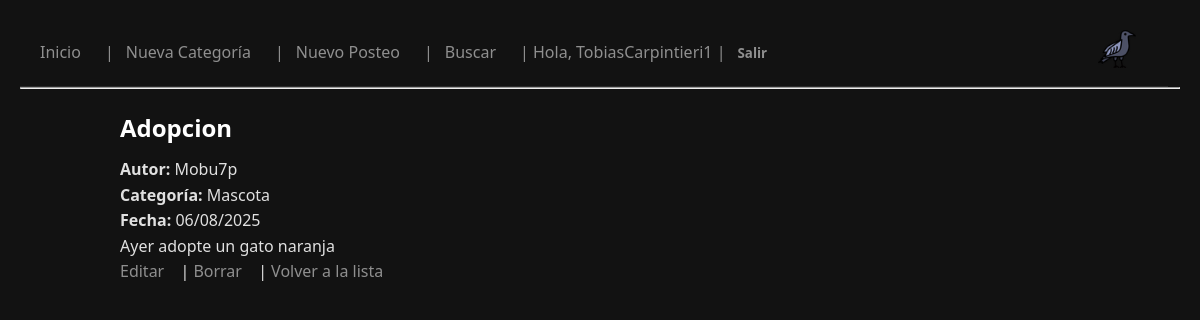
Page /posteo/6/ (signed in) on the committed database.
### blog/models.py (models this page shows, shortened)
class Posteo(models.Model):
    titulo = models.CharField(max_length=200)
    contenido = models.TextField()
    autor = models.ForeignKey(User, on_delete=models.CASCADE)
    categoria = models.ForeignKey('Categoria', on_delete=models.SET_NULL, null=True)
    fecha_creacion = models.DateField(auto_now_add=True)
    imagen = models.ImageField(upload_to='posteos/', null=True, blank=True)

class Categoria(models.Model):
    nombre = models.CharField(max_length=100)

### blog/views.py (the view)
# urls.py: path('posteo/<int:pk>/', DetallePosteoView.as_view(), name='detalle_posteo'),
class DetallePosteoView(LoginRequiredMixin, DetailView):
    model = Posteo
    template_name = 'blog/detalle_posteo.html'
    context_object_name = 'posteo'

### blog/templates/blog/detalle_posteo.html (shortened to what this page needs)
{% extends 'blog/base.html' %}
{% block content %}
<h2>{{ posteo.titulo }}</h2>
<p><strong>Autor:</strong> {{ posteo.autor.username }}</p>
<p><strong>Categoría:</strong> {{ posteo.categoria.nombre }}</p>
<p><strong>Fecha:</strong> {{ posteo.fecha_creacion|date:"d/m/Y" }}</p>
<p>{{ posteo.contenido|linebreaks }}</p>
<a href="{% url 'editar_posteo' posteo.pk %}">Editar</a> |
<a href="{% url 'borrar_posteo' posteo.pk %}">Borrar</a> |
<a href="{% url 'lista_posteos' %}">Volver a la lista</a>
{% endblock %}

### blog/templates/blog/base.html (shortened to what this page needs)
{% load static %}
<!DOCTYPE html>
<html lang="es">
<head>
    <link rel="stylesheet" href="{% static 'css/styles.css' %}">
</head>
<body>
    <header>
        <nav class="navbar">
            <div class="nav-left">
                <a href="{% url 'lista_posteos' %}">Inicio</a> |
                <a href="{% url 'crear_categoria' %}">Nueva Categoría</a> |
                <a href="{% url 'crear_posteo' %}">Nuevo Posteo</a> |
                <a href="{% url 'buscar_posteo' %}">Buscar</a> |
                {% if user.is_authenticated %}
                    Hola, {{ user.username }} |
                    <form method="post" action="{% url 'logout' %}" style="display:inline;">
                        <button type="submit" style="background:none; border:none; color:inherit; cursor:pointer; padding:0;">Salir</button>
                    </form>
                {% else %}
                    <a href="{% url 'login' %}">Login</a> |
                    <a href="{% url 'registro' %}">Registro</a>
                {% endif %}
            </div>
            <div class="nav-right">
                <a href="{% url 'lista_posteos' %}" title="Volver al inicio">
                    <img src="{% static 'icon/twother45.ico' %}" alt="Twother Logo" class="logo-icon">
                </a>
            </div>
        </nav>
    </header>
    <hr>
    <main class="container">
        {% block content %}
        {% endblock %}
    </main>
</body>
</html>

### static/css/styles.css (style rules this page uses)
* { margin: 0; padding: 0; box-sizing: border-box; font-family: 'Segoe UI', Tahoma, Geneva, Verdana, sans-serif; }
body { background-color: #121212; color: #e0e0e0; line-height: 1.6; padding: 20px; }
nav, a { color: #8f8f8f; text-decoration: none; margin-right: 12px; font-weight: 500; transition: color 0.2s ease; }
h1, h2, h3 { margin-bottom: 10px; color: #ffffff; }
.container { max-width: 1000px; margin: 0 auto; padding: 20px; }
button, input[type="submit"] { background-color: #8f8f8f; color: #000; border: none; padding: 10px 16px; border-radius: 6px; cursor: pointer; font-weight: bold; transition: background 0.3s ease; }
.navbar { display: flex; justify-content: space-between; align-items: center; background-color: #121212; padding: 10px 20px; border-bottom: 1px solid #2c2c2c; }
.nav-left { display: flex; flex-wrap: wrap; gap: 12px; }
.nav-right { display: flex; align-items: center; }
.logo-icon { width: 38px; height: 38px; cursor: pointer; transition: transform 0.3s ease, filter 0.3s ease; }

### rows in the picture
Posteo: titulo "Adopcion", autor.username "Mobu7p", categoria.nombre "Mascota", fecha_creacion "06/08/2025", contenido "Ayer adopte un gato naranja"

### other values in the picture
{{ user.username }} "TobiasCarpintieri1"
